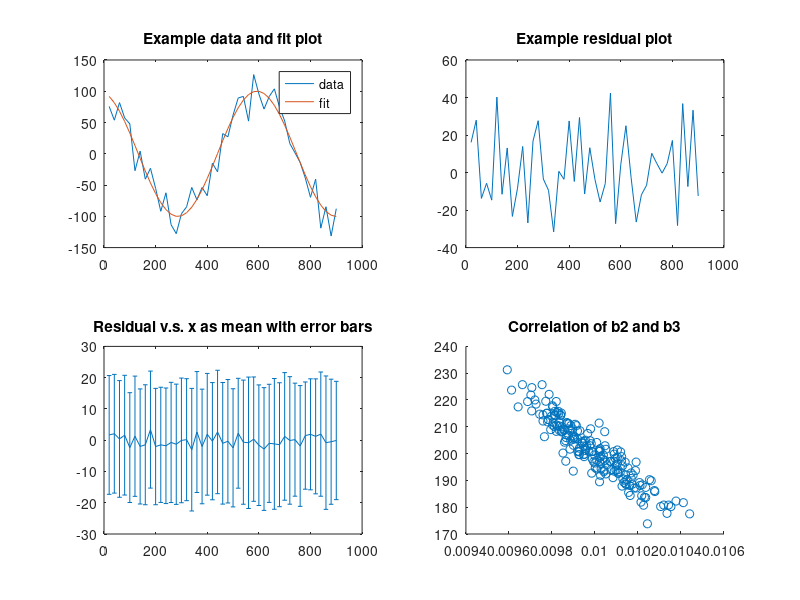

This chart was generated by the following MATLAB code:
%% Problem 1
clear all; close all;

beta1 = 100;
beta2 = 0.01;
beta3 = 200;

x = 20:20:900;
sigma = 20;
n_rep = 200;

b0 = [beta1, beta2, beta3];
y = beta1*sin(beta2*(x+beta3));
f_ols = @(b, x) b(1).*sin(b(2).*(x+b(3)));
for i=1:1:n_rep
    eta = y + sigma * randn(1, size(y,2));
    options=optimset('display','off','Algorithm','levenberg-marquardt'); 
    [b,ss,residual,exitflag,output]=lsqcurvefit(f_ols,b0,x,eta,[],[],options); 
    b_ols(i,:) = b';
    residual_ols(i,:) = residual';
end

% part a
beta1_mean = mean(b_ols(:,1));
beta1_std = std(b_ols(:,1));
beta2_mean = mean(b_ols(:,2));
beta2_std = std(b_ols(:,2));
beta3_mean = mean(b_ols(:,3));
beta3_std = std(b_ols(:,3));

% part b
X = [sin(beta2*x+beta2*beta3);beta1*cos(beta2*x+beta2*beta3).*(x+beta3);beta1*cos(beta2*x+beta2*beta3).*(beta2)]';
cov_ols_pred = inv(X'*X)*sum((y-eta).^2/(45-3));
beta1_std_pred = sqrt(cov_ols_pred(1,1));
beta2_std_pred = sqrt(cov_ols_pred(2,2));
beta3_std_pred = sqrt(cov_ols_pred(3,3));

% part c
corr_b2b3_mat = corrcoef(b_ols(:,2), b_ols(:,3));
corr_b2b3 = corr_b2b3_mat(1,2);

% part d
cov_diag = sqrt(diag(cov_ols_pred));
corr_ols_pred = (1./cov_diag)*(1./cov_diag)'.*cov_ols_pred;

% part e
subplot(2,2,1);
plot(x,eta);
hold on
plot(x, f_ols(b, x));
legend('data','fit');
title('Example data and fit plot');

subplot(2,2,2)
plot(x, residual);
title('Example residual plot');

subplot(2,2,3);
res_ols_mean = mean(residual_ols);
res_ols_std = std(residual_ols);
errorbar(x, res_ols_mean, res_ols_std);
title('Residual v.s. x as mean with error bars')

subplot(2,2,4);
scatter(b_ols(:,2), b_ols(:,3));
title('Correlation of b2 and b3');

saveas(gcf,'p1','png')